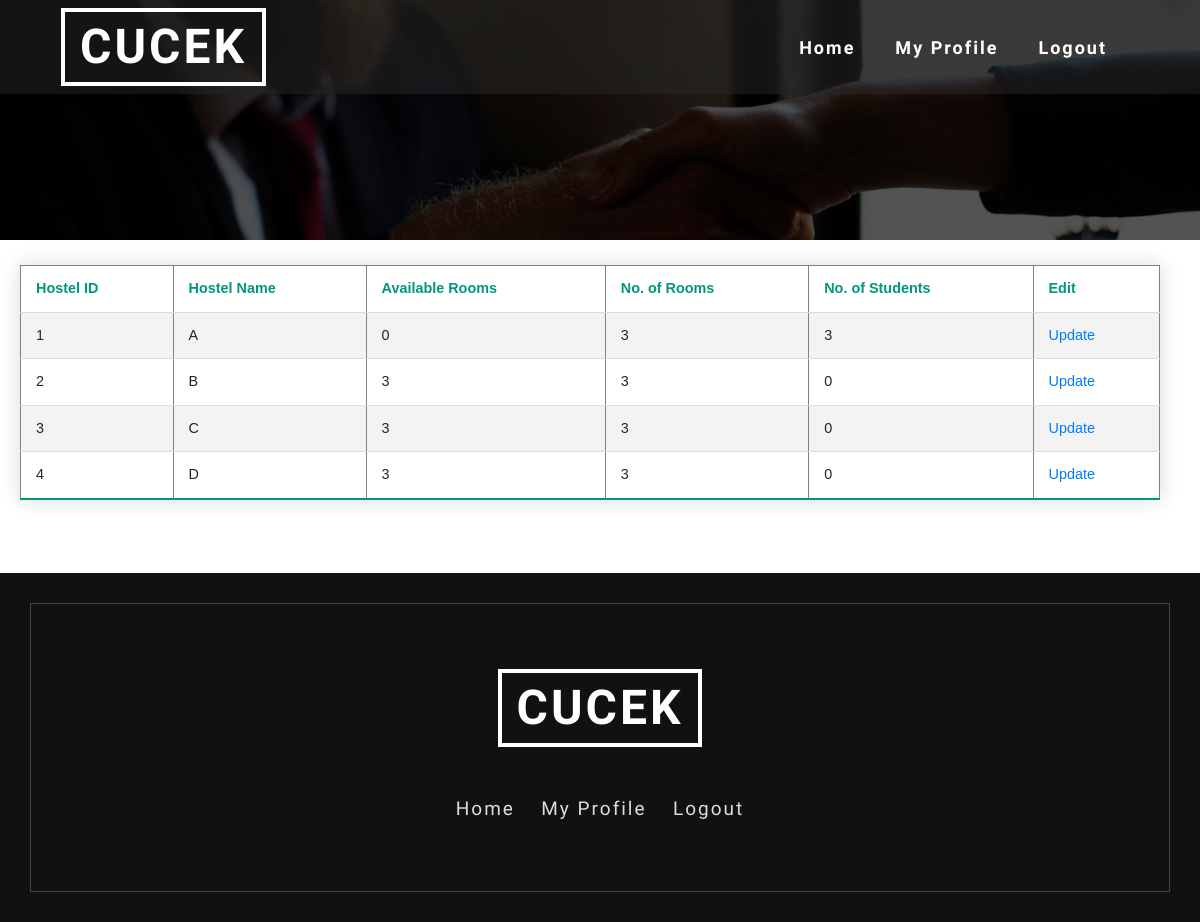
The page /admin/admin_hostelDetails.php on the database its author committed.
### tables this page shows
CREATE TABLE `hostel` (
  `Hostel_id` int(10) NOT NULL,
  `Hostel_name` varchar(255) NOT NULL,
  `current_no_of_rooms` int(5) DEFAULT NULL,
  `No_of_rooms` int(5) DEFAULT NULL,
  `No_of_students` int(5) DEFAULT 0
);

### admin/admin_hostelDetails.php (the view, shortened to what this page needs)
<?php
 require '../includes/config.inc.php';
?>
<!DOCTYPE html>
<html lang="en">
<head>
	<link rel="stylesheet" href="../web_home/css_home/bootstrap.css">
	<link rel="stylesheet" href="../web_home/css_home/style.css" type="text/css" media="all" />
	<link rel="stylesheet" href="../web_home/css_home/fontawesome-all.css">
</head>
<body>
<div class="inner-page-banner" id="home">
	<header>
		<div class="container agile-banner_nav">
			<nav class="navbar navbar-expand-lg navbar-light bg-light">
				<h1><a class="navbar-brand" href="../home_manager.php">CUCEK<span class="display"></span></a></h1>
				<div class="collapse navbar-collapse justify-content-center" id="navbarSupportedContent">
					<ul class="navbar-nav ml-auto">
						<li class="nav-item">
							<a class="nav-link" href="../home_manager.php">Home <span class="sr-only">(current)</span></a>
						</li>
						<li class="nav-item">
							<a class="nav-link" href="../admin/admin_profile.php">My Profile</a>
						</li>
						<li>
						  <a class="nav-link" href="../includes/logout.inc.php">Logout</a>
						</li>
					</ul>
				</div>
			</nav>
		</div>
	</header>
</div>
<div>
<?php
$query = "SELECT * FROM hostel";
$result = mysqli_query($conn, $query);
if (mysqli_num_rows($result) > 0) {
    echo "<table border='1' class='styled-table'>
            <tr>
                <th>Hostel ID</th>
                <th>Hostel Name</th>
                <th>Available Rooms</th>
                <th>No. of Rooms</th>
                <th>No. of Students</th>
                <th>Edit</th>
            </tr>";
    while ($row = mysqli_fetch_assoc($result)) {
        echo "<tr>
                <td>" . $row['Hostel_id'] . "</td>
                <td>" . $row['Hostel_name'] . "</td>
                <td>" . $row['current_no_of_rooms'] . "</td>
                <td>" . $row['No_of_rooms'] . "</td>
                <td>" . $row['No_of_students'] . "</td>
                <td><a href='admin_edit_hstl.php?id=" . $row['Hostel_id'] . "'>Update</a></td>
              </tr>";
    }
    echo "</table>";
} else {
    echo "No data found.";
}
?>
</div>
<br>
<br>
<footer class="py-5">
	<div class="container py-md-5">
		<div class="footer-logo mb-5 text-center">
			<a class="navbar-brand" href="../home_manager.php" target="_blank">CUCEK <span class="display"></span></a>
		</div>
		<div class="footer-grid">
			<div class="list-footer">
				<ul class="footer-nav text-center">
					<li>
						<a href="../home_manager.php">Home</a>
					</li>
					<li>
						<a href="../admin/admin_profile.php">My Profile</a>
					</li>
					<li>
						<a href="../includes/logout.inc.php">Logout</a>
					</li>
				</ul>
			</div>
		</div>
	</div>
</footer>
</body>
</html>

### web_home/css_home/style.css (style rules this page uses)
body { padding:0; margin:0; position:relative; font-family: 'Poiret One', cursive; }
body a { transition:0.5s all; -webkit-transition:0.5s all; -moz-transition:0.5s all; -o-transition:0.5s all; -ms-transition:0.5s all; }
h1,h2,h3,h4,h5,h6 { margin:0; }
ul { margin:0; padding:0; }
header { position: absolute; z-index: 9; width: 100%; background: rgba(37, 37, 37, 0.54); }
.bg-light { background-color: transparent !important; }
h1 { font-size: inherit; }
.navbar-nav > li { margin-right: 1.5em; }
.navbar-light .navbar-nav .nav-link { color: #fff; font-size: 18px; font-weight: 700; letter-spacing: 2px; }
.navbar-light .navbar-brand { color: #fff; font-size: 3em; text-decoration: none; border: 4px solid #fff; text-transform: uppercase; font-weight: 700; margin: 0; text-align: center; letter-spacing: 3px; padding: 10px 15px; line-height: 50px; }
footer { background: #111; position: relative; z-index: 1; }
footer:after { position: absolute; content: ''; left: 30px; right: 30px; bottom: 30px; top: 30px; border: 1px solid #444; z-index: -1; }
.footer-logo a.navbar-brand { color: #fff; font-size: 3em; text-decoration: none; border: 4px solid #fff; text-transform: uppercase; font-weight: 700; margin: 0; letter-spacing: 3px; padding: 10px 15px; line-height: 50px; }
.footer-nav li { list-style-type: none; display: inline-block; margin: 0px .7em; border-bottom: 2px solid rgba(226, 222, 222, 0); }
ul.footer-nav li a { color: #ddd; font-size: 19px; letter-spacing: 2px; display: inline-block; }
.inner-page-banner { background: url(../images/1.jpg) no-repeat center; height: 20vw; background-size: cover; }

### admin/admin_hostelDetails.php (style rules this page uses)
.styled-table { border-collapse: collapse; margin: 25px 0; font-size: 0.9em; font-family: sans-serif; min-width: 95%; box-shadow: 0 0 20px rgba(0, 0, 0, 0.15); margin-left: 20px; margin-right: 20px; }
.styled-table th { font-weight: bold; color: #009879; }
.styled-table th, .styled-table td { padding: 12px 15px; text-align: left; }
.styled-table tbody tr { border-bottom: 1px solid #dddddd; }
.styled-table tbody tr:nth-of-type(even) { background-color: #f3f3f3; }
.styled-table tbody tr:last-of-type { border-bottom: 2px solid #009879; }

### rows shown on the page
hostel: Hostel_id "1", Hostel_name "A", current_no_of_rooms "0", No_of_rooms "3", No_of_students "3"
hostel: Hostel_id "2", Hostel_name "B", current_no_of_rooms "3", No_of_rooms "3", No_of_students "0"
hostel: Hostel_id "3", Hostel_name "C", current_no_of_rooms "3", No_of_rooms "3", No_of_students "0"
hostel: Hostel_id "4", Hostel_name "D", current_no_of_rooms "3", No_of_rooms "3", No_of_students "0"
